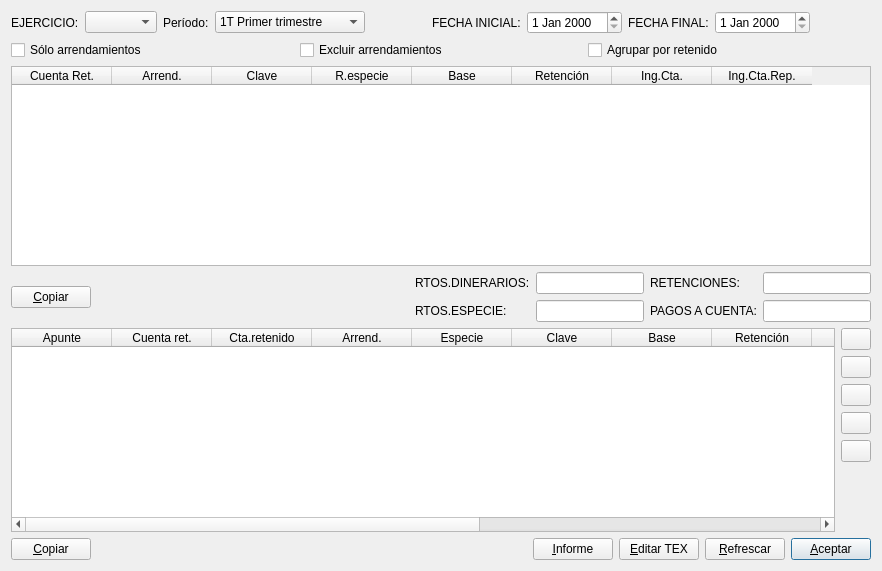
<?xml version="1.0" encoding="UTF-8"?>
<ui version="4.0">
 <class>consret</class>
 <widget class="QDialog" name="consret">
  <property name="geometry">
   <rect>
    <x>0</x>
    <y>0</y>
    <width>882</width>
    <height>571</height>
   </rect>
  </property>
  <property name="windowTitle">
   <string>Consultas retenciones</string>
  </property>
  <layout class="QVBoxLayout" name="verticalLayout_3">
   <item>
    <layout class="QHBoxLayout" name="horizontalLayout">
     <item>
      <widget class="QLabel" name="label_11">
       <property name="text">
        <string>EJERCICIO:</string>
       </property>
      </widget>
     </item>
     <item>
      <widget class="QComboBox" name="ejerciciocomboBox">
       <property name="sizePolicy">
        <sizepolicy hsizetype="Expanding" vsizetype="Fixed">
         <horstretch>0</horstretch>
         <verstretch>0</verstretch>
        </sizepolicy>
       </property>
      </widget>
     </item>
     <item>
      <widget class="QLabel" name="label_12">
       <property name="text">
        <string>Período:</string>
       </property>
      </widget>
     </item>
     <item>
      <widget class="QComboBox" name="periodocomboBox">
       <item>
        <property name="text">
         <string>1T Primer trimestre</string>
        </property>
       </item>
       <item>
        <property name="text">
         <string>2T Segundo trimestre</string>
        </property>
       </item>
       <item>
        <property name="text">
         <string>3T Tercer trimestre</string>
        </property>
       </item>
       <item>
        <property name="text">
         <string>4T Cuarto trimestre</string>
        </property>
       </item>
       <item>
        <property name="text">
         <string>0A Periodicidad anual</string>
        </property>
       </item>
       <item>
        <property name="text">
         <string>01 Enero</string>
        </property>
       </item>
       <item>
        <property name="text">
         <string>02 Febrero</string>
        </property>
       </item>
       <item>
        <property name="text">
         <string>03 Marzo</string>
        </property>
       </item>
       <item>
        <property name="text">
         <string>04 Abril</string>
        </property>
       </item>
       <item>
        <property name="text">
         <string>05 Mayo</string>
        </property>
       </item>
       <item>
        <property name="text">
         <string>06 Junio</string>
        </property>
       </item>
       <item>
        <property name="text">
         <string>07 Julio</string>
        </property>
       </item>
       <item>
        <property name="text">
         <string>08 Agosto</string>
        </property>
       </item>
       <item>
        <property name="text">
         <string>09 Septiembre</string>
        </property>
       </item>
       <item>
        <property name="text">
         <string>10 Octubre</string>
        </property>
       </item>
       <item>
        <property name="text">
         <string>11 Noviembre</string>
        </property>
       </item>
       <item>
        <property name="text">
         <string>12 Diciembre</string>
        </property>
       </item>
      </widget>
     </item>
     <item>
      <spacer name="horizontalSpacer">
       <property name="orientation">
        <enum>Qt::Horizontal</enum>
       </property>
       <property name="sizeHint" stdset="0">
        <size>
         <width>40</width>
         <height>20</height>
        </size>
       </property>
      </spacer>
     </item>
     <item>
      <widget class="QLabel" name="label">
       <property name="text">
        <string>FECHA INICIAL:</string>
       </property>
      </widget>
     </item>
     <item>
      <widget class="QDateEdit" name="inicialdateEdit"/>
     </item>
     <item>
      <widget class="QLabel" name="label_2">
       <property name="text">
        <string>FECHA FINAL:</string>
       </property>
      </widget>
     </item>
     <item>
      <widget class="QDateEdit" name="finaldateEdit"/>
     </item>
     <item>
      <spacer name="horizontalSpacer_2">
       <property name="orientation">
        <enum>Qt::Horizontal</enum>
       </property>
       <property name="sizeHint" stdset="0">
        <size>
         <width>40</width>
         <height>20</height>
        </size>
       </property>
      </spacer>
     </item>
    </layout>
   </item>
   <item>
    <layout class="QHBoxLayout" name="horizontalLayout_2">
     <item>
      <widget class="QCheckBox" name="arrendamientoscheckBox">
       <property name="text">
        <string>Sólo arrendamientos</string>
       </property>
      </widget>
     </item>
     <item>
      <widget class="QCheckBox" name="excluir_arrcheckBox">
       <property name="text">
        <string>Excluir arrendamientos</string>
       </property>
      </widget>
     </item>
     <item>
      <widget class="QCheckBox" name="agruparcheckBox">
       <property name="text">
        <string>Agrupar por retenido</string>
       </property>
      </widget>
     </item>
    </layout>
   </item>
   <item>
    <widget class="QTableWidget" name="resumentableWidget">
     <property name="maximumSize">
      <size>
       <width>16777215</width>
       <height>200</height>
      </size>
     </property>
     <column>
      <property name="text">
       <string>Cuenta Ret.</string>
      </property>
     </column>
     <column>
      <property name="text">
       <string>Arrend.</string>
      </property>
     </column>
     <column>
      <property name="text">
       <string>Clave</string>
      </property>
     </column>
     <column>
      <property name="text">
       <string>R.especie</string>
      </property>
     </column>
     <column>
      <property name="text">
       <string>Base</string>
      </property>
     </column>
     <column>
      <property name="text">
       <string>Retención</string>
      </property>
     </column>
     <column>
      <property name="text">
       <string>Ing.Cta.</string>
      </property>
     </column>
     <column>
      <property name="text">
       <string>Ing.Cta.Rep.</string>
      </property>
     </column>
    </widget>
   </item>
   <item>
    <layout class="QHBoxLayout" name="horizontalLayout_3">
     <item>
      <layout class="QVBoxLayout" name="verticalLayout">
       <item>
        <widget class="QPushButton" name="copiarespushButton">
         <property name="text">
          <string>&amp;Copiar</string>
         </property>
         <property name="icon">
          <iconset resource="keme.qrc">
           <normaloff>:/iconos/graf/copiar.png</normaloff>:/iconos/graf/copiar.png</iconset>
         </property>
        </widget>
       </item>
      </layout>
     </item>
     <item>
      <spacer name="horizontalSpacer_3">
       <property name="orientation">
        <enum>Qt::Horizontal</enum>
       </property>
       <property name="sizeHint" stdset="0">
        <size>
         <width>40</width>
         <height>20</height>
        </size>
       </property>
      </spacer>
     </item>
     <item>
      <layout class="QGridLayout" name="gridLayout">
       <item row="0" column="0">
        <widget class="QLabel" name="label_4">
         <property name="text">
          <string>RTOS.DINERARIOS:</string>
         </property>
        </widget>
       </item>
       <item row="0" column="1">
        <widget class="QLineEdit" name="dinerarioslineEdit">
         <property name="readOnly">
          <bool>true</bool>
         </property>
        </widget>
       </item>
       <item row="0" column="2">
        <widget class="QLabel" name="label_3">
         <property name="text">
          <string>RETENCIONES:</string>
         </property>
        </widget>
       </item>
       <item row="0" column="3">
        <widget class="QLineEdit" name="totalretlineEdit">
         <property name="readOnly">
          <bool>true</bool>
         </property>
        </widget>
       </item>
       <item row="1" column="0">
        <widget class="QLabel" name="label_5">
         <property name="text">
          <string>RTOS.ESPECIE:</string>
         </property>
        </widget>
       </item>
       <item row="1" column="1">
        <widget class="QLineEdit" name="especielineEdit">
         <property name="readOnly">
          <bool>true</bool>
         </property>
        </widget>
       </item>
       <item row="1" column="2">
        <widget class="QLabel" name="label_6">
         <property name="text">
          <string>PAGOS A CUENTA:</string>
         </property>
        </widget>
       </item>
       <item row="1" column="3">
        <widget class="QLineEdit" name="total_a_ctalineEdit">
         <property name="readOnly">
          <bool>true</bool>
         </property>
        </widget>
       </item>
      </layout>
     </item>
    </layout>
   </item>
   <item>
    <layout class="QHBoxLayout" name="horizontalLayout_4">
     <item>
      <widget class="QTableWidget" name="detalletableWidget">
       <column>
        <property name="text">
         <string>Apunte</string>
        </property>
       </column>
       <column>
        <property name="text">
         <string>Cuenta ret.</string>
        </property>
       </column>
       <column>
        <property name="text">
         <string>Cta.retenido</string>
        </property>
       </column>
       <column>
        <property name="text">
         <string>Arrend.</string>
        </property>
       </column>
       <column>
        <property name="text">
         <string>Especie</string>
        </property>
       </column>
       <column>
        <property name="text">
         <string>Clave</string>
        </property>
       </column>
       <column>
        <property name="text">
         <string>Base</string>
        </property>
       </column>
       <column>
        <property name="text">
         <string>Retención</string>
        </property>
       </column>
       <column>
        <property name="text">
         <string>Ing.Cta</string>
        </property>
       </column>
       <column>
        <property name="text">
         <string>Ing.Cta. rep.</string>
        </property>
       </column>
       <column>
        <property name="text">
         <string>Nombre</string>
        </property>
       </column>
       <column>
        <property name="text">
         <string>CIF</string>
        </property>
       </column>
       <column>
        <property name="text">
         <string>Provincia</string>
        </property>
       </column>
       <column>
        <property name="text">
         <string>Tipo Ret.</string>
        </property>
       </column>
      </widget>
     </item>
     <item>
      <layout class="QVBoxLayout" name="verticalLayout_2">
       <item>
        <widget class="QPushButton" name="edasientopushButton">
         <property name="enabled">
          <bool>true</bool>
         </property>
         <property name="maximumSize">
          <size>
           <width>30</width>
           <height>16777215</height>
          </size>
         </property>
         <property name="text">
          <string/>
         </property>
         <property name="icon">
          <iconset resource="keme.qrc">
           <normaloff>:/iconos/graf/boligrafo_editar.png</normaloff>:/iconos/graf/boligrafo_editar.png</iconset>
         </property>
        </widget>
       </item>
       <item>
        <widget class="QPushButton" name="consasientopushButton">
         <property name="enabled">
          <bool>true</bool>
         </property>
         <property name="maximumSize">
          <size>
           <width>30</width>
           <height>16777215</height>
          </size>
         </property>
         <property name="text">
          <string/>
         </property>
         <property name="icon">
          <iconset resource="keme.qrc">
           <normaloff>:/iconos/graf/xmag.png</normaloff>:/iconos/graf/xmag.png</iconset>
         </property>
        </widget>
       </item>
       <item>
        <widget class="QPushButton" name="borra_asientolineEdit">
         <property name="maximumSize">
          <size>
           <width>30</width>
           <height>30</height>
          </size>
         </property>
         <property name="text">
          <string/>
         </property>
         <property name="icon">
          <iconset resource="keme.qrc">
           <normaloff>:/iconos/graf/borrar.png</normaloff>:/iconos/graf/borrar.png</iconset>
         </property>
         <property name="shortcut">
          <string>Alt+L</string>
         </property>
        </widget>
       </item>
       <item>
        <widget class="QPushButton" name="edret_pushButton">
         <property name="maximumSize">
          <size>
           <width>30</width>
           <height>30</height>
          </size>
         </property>
         <property name="toolTip">
          <string>Editar registro retención</string>
         </property>
         <property name="text">
          <string/>
         </property>
         <property name="icon">
          <iconset resource="keme.qrc">
           <normaloff>:/iconos/graf/AEAT_RET.png</normaloff>:/iconos/graf/AEAT_RET.png</iconset>
         </property>
        </widget>
       </item>
       <item>
        <widget class="QPushButton" name="cta_pushButton">
         <property name="maximumSize">
          <size>
           <width>30</width>
           <height>30</height>
          </size>
         </property>
         <property name="toolTip">
          <string>Cambiar cuenta retención</string>
         </property>
         <property name="text">
          <string/>
         </property>
         <property name="icon">
          <iconset resource="keme.qrc">
           <normaloff>:/iconos/graf/mayor2.png</normaloff>:/iconos/graf/mayor2.png</iconset>
         </property>
        </widget>
       </item>
       <item>
        <spacer name="verticalSpacer_2">
         <property name="orientation">
          <enum>Qt::Vertical</enum>
         </property>
         <property name="sizeHint" stdset="0">
          <size>
           <width>20</width>
           <height>40</height>
          </size>
         </property>
        </spacer>
       </item>
      </layout>
     </item>
    </layout>
   </item>
   <item>
    <layout class="QHBoxLayout" name="horizontalLayout_5">
     <item>
      <widget class="QPushButton" name="copialistapushButton">
       <property name="text">
        <string>&amp;Copiar</string>
       </property>
       <property name="icon">
        <iconset resource="keme.qrc">
         <normaloff>:/iconos/graf/copiar.png</normaloff>:/iconos/graf/copiar.png</iconset>
       </property>
      </widget>
     </item>
     <item>
      <spacer name="horizontalSpacer_4">
       <property name="orientation">
        <enum>Qt::Horizontal</enum>
       </property>
       <property name="sizeHint" stdset="0">
        <size>
         <width>40</width>
         <height>20</height>
        </size>
       </property>
      </spacer>
     </item>
     <item>
      <widget class="QPushButton" name="informepushButton">
       <property name="text">
        <string>&amp;Informe</string>
       </property>
       <property name="icon">
        <iconset resource="keme.qrc">
         <normaloff>:/iconos/graf/printer.png</normaloff>:/iconos/graf/printer.png</iconset>
       </property>
      </widget>
     </item>
     <item>
      <widget class="QPushButton" name="edtexpushButton">
       <property name="text">
        <string>&amp;Editar TEX</string>
       </property>
       <property name="icon">
        <iconset resource="keme.qrc">
         <normaloff>:/iconos/graf/tex.png</normaloff>:/iconos/graf/tex.png</iconset>
       </property>
      </widget>
     </item>
     <item>
      <widget class="QPushButton" name="refrescarpushButton">
       <property name="text">
        <string>&amp;Refrescar</string>
       </property>
       <property name="icon">
        <iconset resource="keme.qrc">
         <normaloff>:/iconos/graf/rayo.png</normaloff>:/iconos/graf/rayo.png</iconset>
       </property>
      </widget>
     </item>
     <item>
      <widget class="QPushButton" name="pushButton">
       <property name="text">
        <string>&amp;Aceptar</string>
       </property>
       <property name="icon">
        <iconset resource="keme.qrc">
         <normaloff>:/iconos/graf/application-exit.png</normaloff>:/iconos/graf/application-exit.png</iconset>
       </property>
       <property name="default">
        <bool>true</bool>
       </property>
      </widget>
     </item>
    </layout>
   </item>
  </layout>
 </widget>
 <tabstops>
  <tabstop>inicialdateEdit</tabstop>
  <tabstop>finaldateEdit</tabstop>
  <tabstop>arrendamientoscheckBox</tabstop>
  <tabstop>excluir_arrcheckBox</tabstop>
  <tabstop>agruparcheckBox</tabstop>
  <tabstop>resumentableWidget</tabstop>
  <tabstop>copiarespushButton</tabstop>
  <tabstop>dinerarioslineEdit</tabstop>
  <tabstop>totalretlineEdit</tabstop>
  <tabstop>especielineEdit</tabstop>
  <tabstop>total_a_ctalineEdit</tabstop>
  <tabstop>detalletableWidget</tabstop>
  <tabstop>edasientopushButton</tabstop>
  <tabstop>consasientopushButton</tabstop>
  <tabstop>borra_asientolineEdit</tabstop>
  <tabstop>edret_pushButton</tabstop>
  <tabstop>copialistapushButton</tabstop>
  <tabstop>informepushButton</tabstop>
  <tabstop>edtexpushButton</tabstop>
  <tabstop>refrescarpushButton</tabstop>
  <tabstop>pushButton</tabstop>
 </tabstops>
 <resources>
  <include location="keme.qrc"/>
 </resources>
 <connections>
  <connection>
   <sender>pushButton</sender>
   <signal>clicked()</signal>
   <receiver>consret</receiver>
   <slot>accept()</slot>
   <hints>
    <hint type="sourcelabel">
     <x>649</x>
     <y>532</y>
    </hint>
    <hint type="destinationlabel">
     <x>712</x>
     <y>516</y>
    </hint>
   </hints>
  </connection>
 </connections>
</ui>
